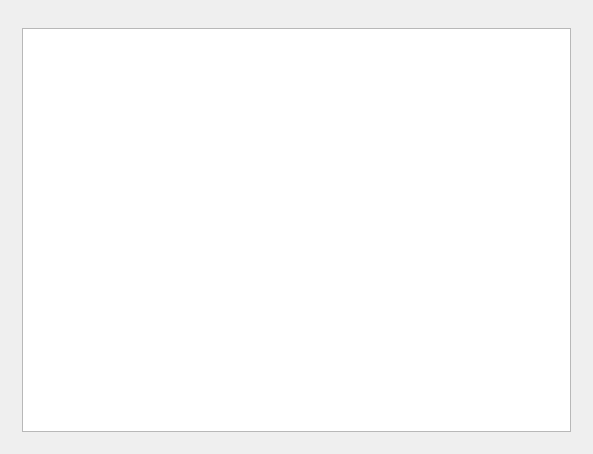
<?xml version="1.0" encoding="UTF-8"?>
<ui version="4.0">
 <class>GameDisplayClass</class>
 <widget class="QWidget" name="GameDisplayClass">
  <property name="geometry">
   <rect>
    <x>0</x>
    <y>0</y>
    <width>593</width>
    <height>454</height>
   </rect>
  </property>
  <property name="windowTitle">
   <string>GameDisplay</string>
  </property>
  <layout class="QVBoxLayout" name="verticalLayout">
   <item>
    <widget class="TerritorySelectionWidget" name="territoryInfo" native="true">
     <property name="sizePolicy">
      <sizepolicy hsizetype="Minimum" vsizetype="Minimum">
       <horstretch>0</horstretch>
       <verstretch>0</verstretch>
      </sizepolicy>
     </property>
    </widget>
   </item>
   <item>
    <widget class="QWidget" name="widget" native="true">
     <property name="sizePolicy">
      <sizepolicy hsizetype="Expanding" vsizetype="Expanding">
       <horstretch>0</horstretch>
       <verstretch>1</verstretch>
      </sizepolicy>
     </property>
     <layout class="QFormLayout" name="formLayout">
      <item row="0" column="0" colspan="2">
       <widget class="MapDisplayWidget" name="gameDisplay"/>
      </item>
     </layout>
    </widget>
   </item>
  </layout>
 </widget>
 <layoutdefault spacing="6" margin="11"/>
 <customwidgets>
  <customwidget>
   <class>MapDisplayWidget</class>
   <extends>QGraphicsView</extends>
   <header>MapDisplayWidget.h</header>
  </customwidget>
  <customwidget>
   <class>TerritorySelectionWidget</class>
   <extends>QWidget</extends>
   <header>TerritorySelectionWidget.h</header>
   <container>1</container>
  </customwidget>
 </customwidgets>
 <resources/>
 <connections/>
</ui>
